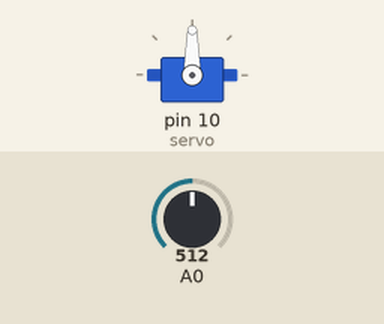
Bench run of a sketch on a simulated Arduino Uno, built with avr-gcc and run on an emulated ATmega328P. On the bench: servo. The test bench sets the inputs (shaded band); at power-on: A0 = 512.

Above: at 1.2 s.
1.3 s: A0 set to 11
2.8 s: A0 set to 8
At 2.95 s:
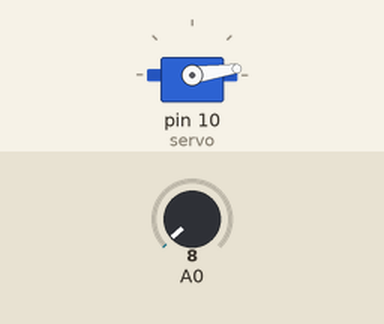
5.8 s: A0 set to 122
At 9.4 s:
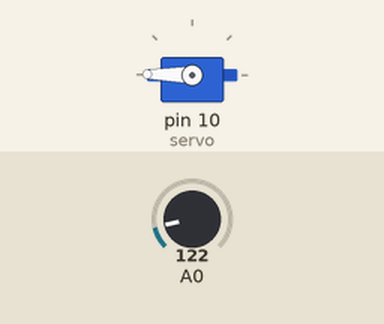
Timing chart, 0 to 10.9 s (numbered marks = the images above; inputs shaded):
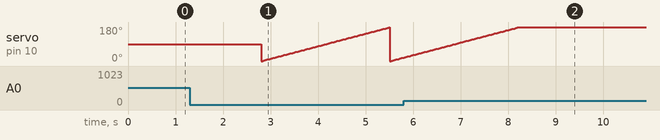

Measured:
- the behaviour switches between 10 and 9 on A0 (found by bisection; images 0 and 1)
- after the input at 1.3 s, every drawn part: stays the same

The sketch:

Breakout1.ino
```cpp
// This program controls a servo using a Piezo sensor
// If the Arduino detects movement from the Piezo sensor, rotate the servo from 0 to 180.

// import the Servo library from Arduino
#include <Servo.h>

// initialize a global variable to track position
int pos = 0;

// initialize a servo object for the code to use
Servo servo;

void setup() {
  // open the serial connection at 9600 BAUD
  Serial.begin(9600);

  // tell the servo object what pin to output to
  servo.attach(10);
}


void loop() {
  // store the value read from pin 0 into a variable
  int sensorValue = analogRead(0);
  // Serial.println(sensorValue);

  // if the piezo sensor detects a touch, move the servo
  if(sensorValue < 10) {
    // Serial.println(pos);

    // gradually move servo from position 0 to position 180
    for (pos = 0; pos < 180; ++pos)
    {
      servo.write(pos);
      delay(15);
    }
  }
}
```
